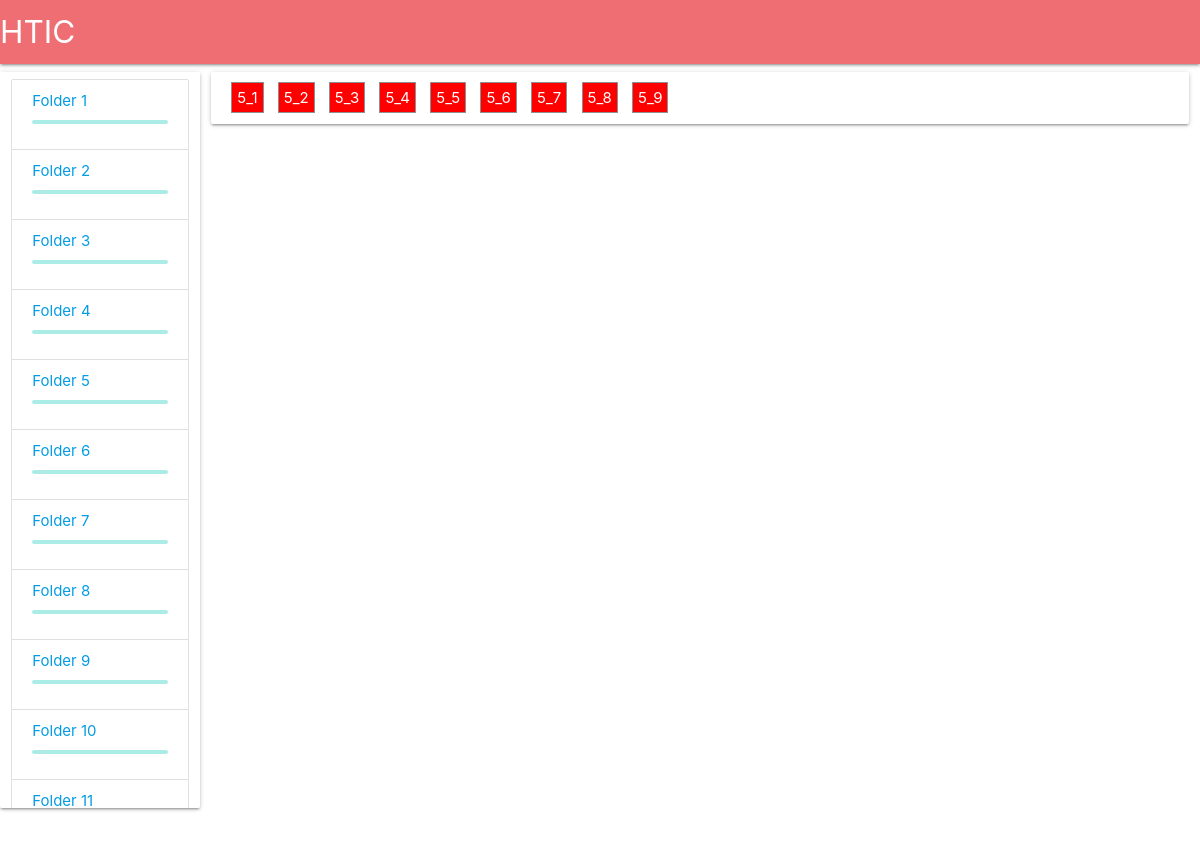
The page /doceval/5/ on the database its author committed.
### app/models.py (models this page shows)
class Docinfo(models.Model):
    foldername = models.CharField(max_length = 50)
    filename   = models.CharField(max_length = 50)
    iscomplete = models.CharField(max_length=10)
    iscorrect  = models.CharField(max_length=10)

### app/views.py (the view)
# urls.py: url(r'^doceval/(?P<foldername>\d+)/$',tool_file),
def tool_file(request,foldername):
    docinfo = Docinfo.objects.all()
    foldernames = Docinfo.objects.values('foldername').distinct()
    filenames = Docinfo.objects.all().filter(foldername = foldername)
    return render(request,'file.html',{'foldernames':foldernames,'filenames':filenames})

### app/templates/file.html (shortened to what this page needs)
<!DOCTYPE html>
<html>
    <head>
        <link rel="stylesheet" href="https://cdnjs.cloudflare.com/ajax/libs/materialize/1.0.0-beta/css/materialize.min.css">
    </head>
<body>
<nav id="nav">
    <div class="nav-wrapper">
        <a href="#" class="brand-logo">HTIC</a>
    </div>
</nav>
<div class="row">
    <div id="scroll" class="col s2 card">
        <ul class="collection">
       {% for each in foldernames %}
       <li class="collection-item section scrollspy" ><a  href="/doceval/{{each.foldername}}"><div>Folder {{each.foldername}}</div></a><div class="progress"><div class="determinate" style="width:0%"></div></div></li>
       {% endfor %}
        </ul>
    </div>
  <div class="col s10">
    <div id="Hscroll" class="filename card"  style="padding:1em;overflow-x: scroll ">
        {% for each in filenames %}
        <a  style="border: 1px solid #8c9092;padding: 5px;margin: 5px;background:{% if each.iscomplete in "true" %}rgb(38, 166, 154){% else %}rgb(255, 0, 0) {% endif %};color:white" href="/doceval/{{each.foldername}}/{{each.filename}}">{{each.foldername}}_{{each.filename}}</a>
        {% endfor %}
    </div>
  </div>
</div>
</body>
</html>

### rows shown on the page
Docinfo: foldername "5", filename "1"
Docinfo: foldername "5", filename "2"
Docinfo: foldername "5", filename "3"
Docinfo: foldername "5", filename "4"
Docinfo: foldername "5", filename "5"
Docinfo: foldername "5", filename "6"
Docinfo: foldername "5", filename "7"
Docinfo: foldername "5", filename "8"
Docinfo: foldername "5", filename "9"

### other values the page prints
{{ each.foldername }} "1" "2" "3" "4" "5" "6" "7" "8" "9" "10" "11"
